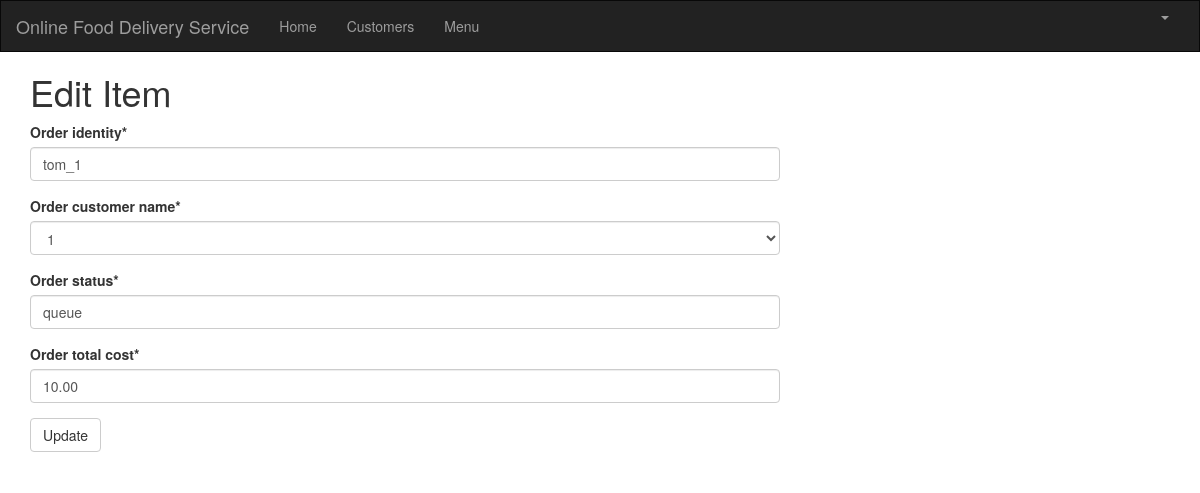
Page /order/5/edit/ (signed in) on the committed database.
### users/models.py (models this page shows, shortened)
class Order(models.Model):
    order_identity = models.CharField(max_length=100, blank=False)
    order_customer_name = models.ForeignKey(Customer, on_delete=models.CASCADE, related_name='orders')
    order_status = models.CharField(max_length=100, blank=False)
    order_total_cost = models.DecimalField(max_digits=10, decimal_places=2)
    created_date = models.DateTimeField(
        default=timezone.now)
    updated_date = models.DateTimeField(auto_now_add=True)

### users/views.py (the view)
# urls.py: path('order/<int:pk>/edit/', views.order_edit, name='order_edit'),
@login_required
def order_edit(request, pk):
    order = get_object_or_404(Order, pk=pk)
    if request.method == "POST":
        form = OrderForm(request.POST, instance=order)
        if form.is_valid():
            order = form.save(commit=False)
            order.updated_date = timezone.now()
            order.save()
            order = Item.objects.filter(created_date__lte=timezone.now())
            return render(request, 'users/order_list.html',
                          {'orders': order})
    else:
        form = OrderForm(instance=order)
    return render(request, 'users/order_edit.html', {'form': form})

### users/forms.py
class OrderForm(forms.ModelForm):
    class Meta:
        model = Order
        fields = ('order_identity', 'order_customer_name', 'order_status', 'order_total_cost',)

### users/models.py (called while the page is built)
    def __str__(self):
        return str(self.customer_number)

### users/templates/users/order_edit.html
{% extends 'users/base.html' %}
{% load crispy_forms_tags %}
{% block content %}
    <h1>Edit Item</h1>
    <form method="POST" class="item-form">{% csrf_token %}
        {{ form|crispy }}
        <button type="submit" class="save btn btn-default">Update</button>
    </form>
{% endblock %}

### rows in the picture
Order: order_identity "tom_1", order_customer_name "1", order_status "queue", order_total_cost "10.00"
